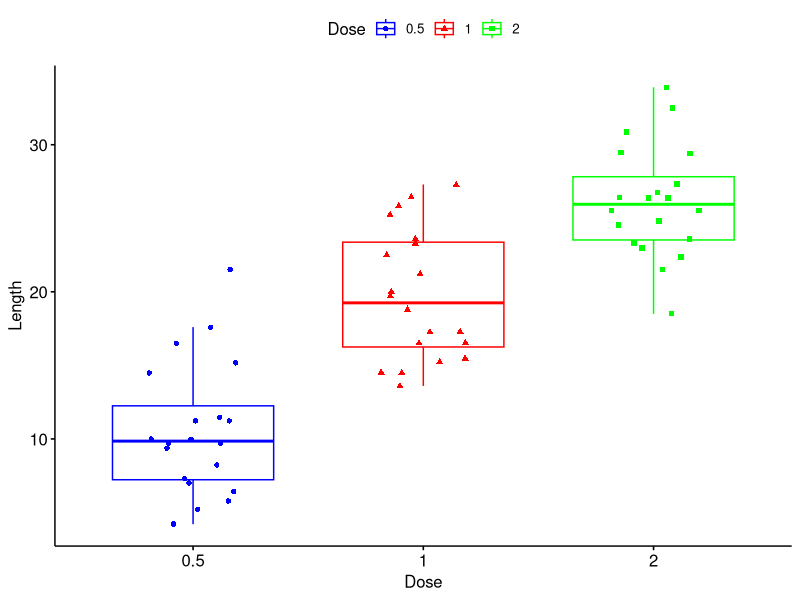
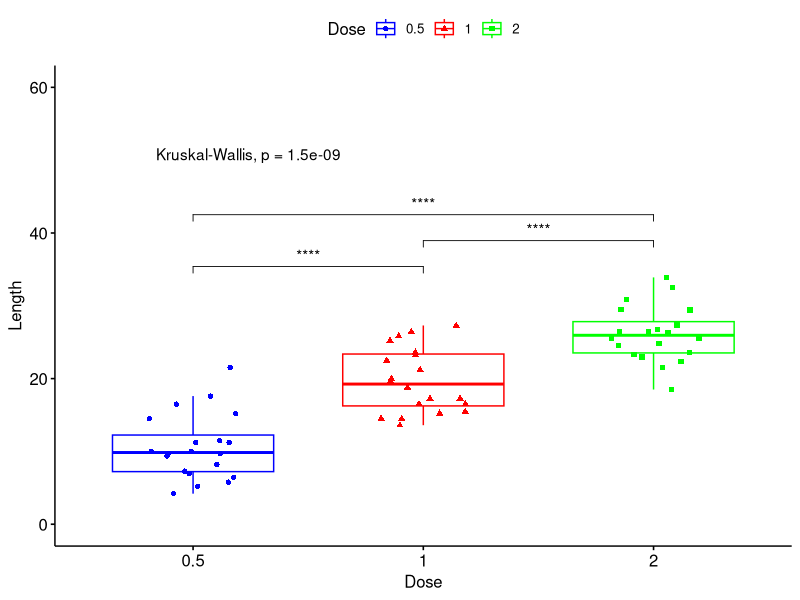
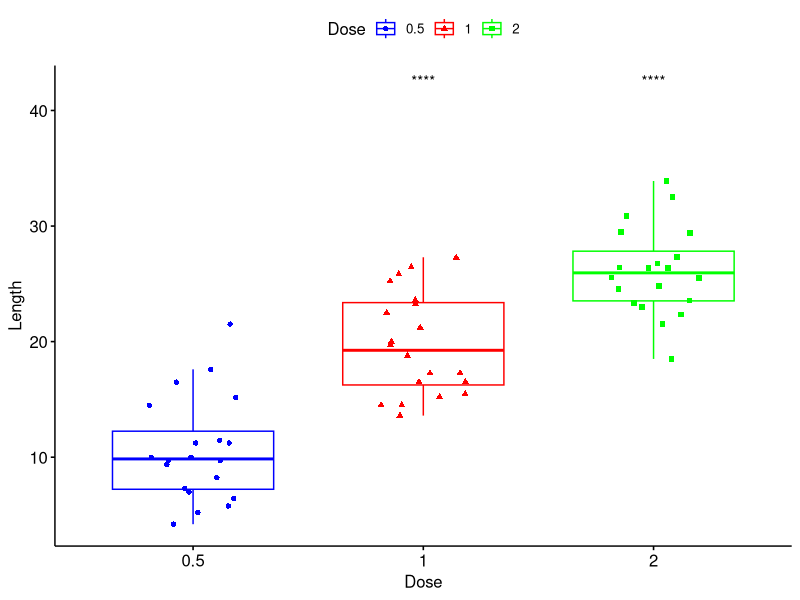
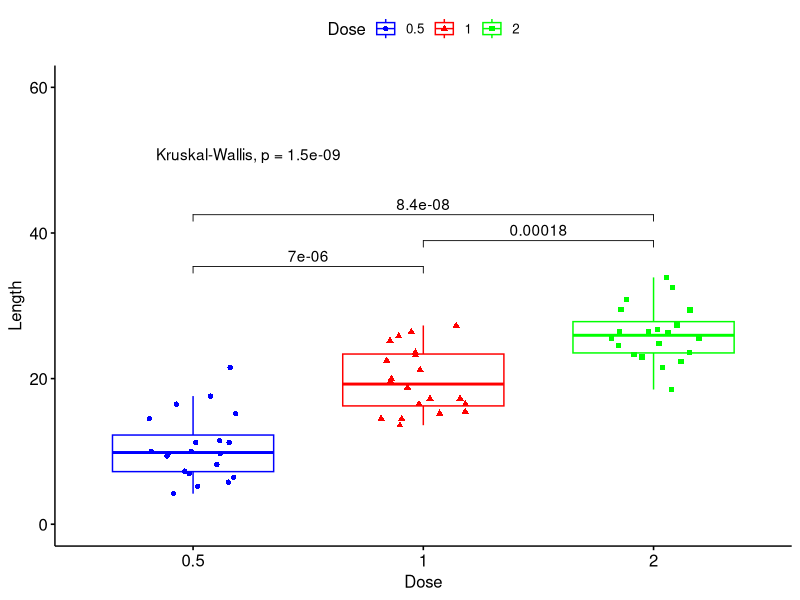
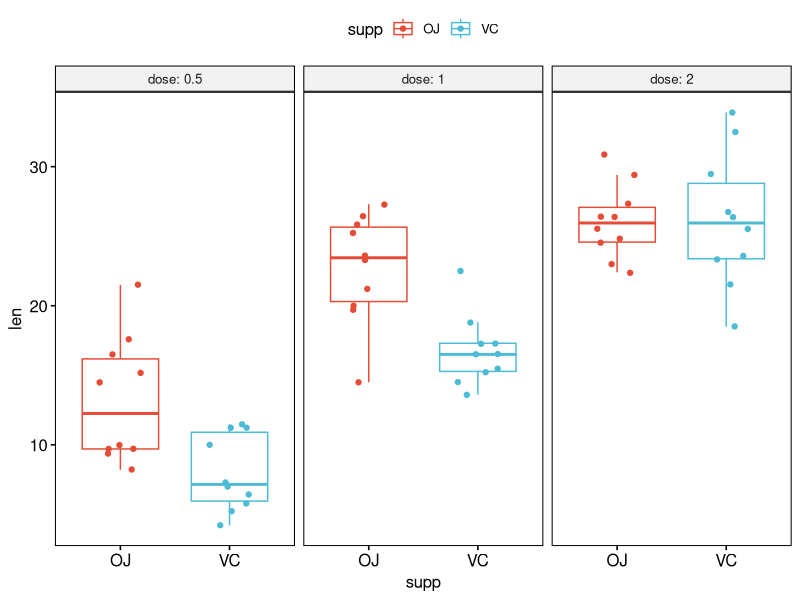
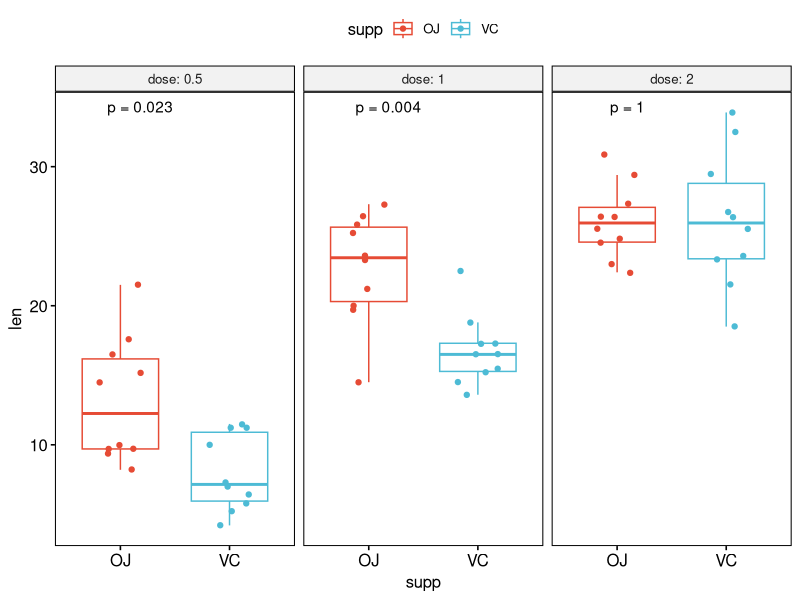
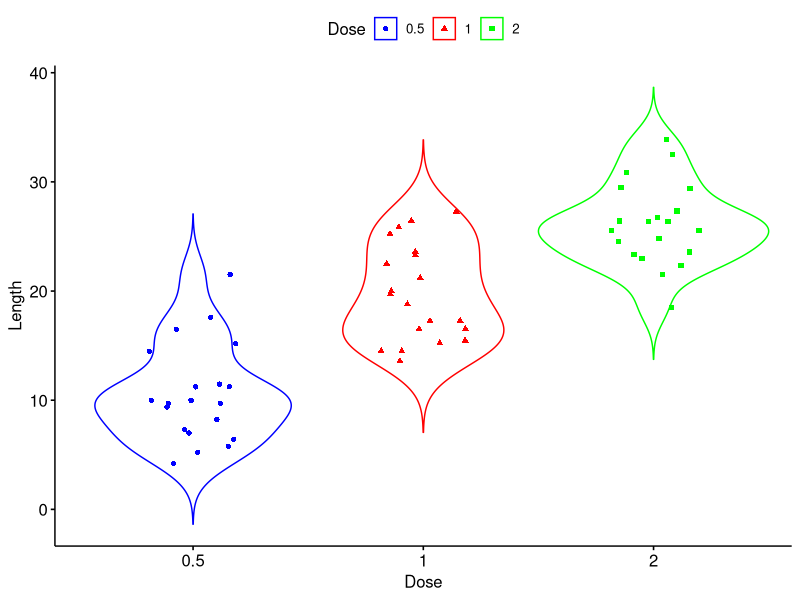
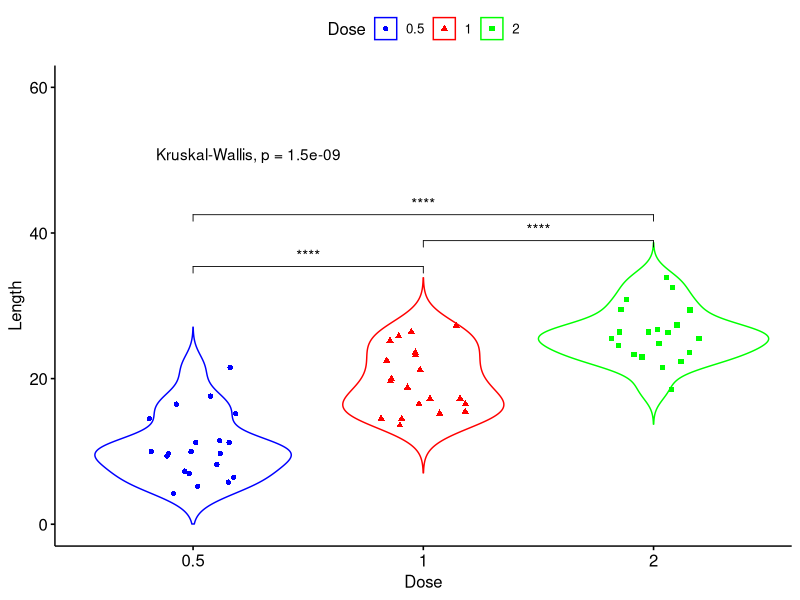

The R script that drew these images, in order:
# Publication ready Graphs (Part-3)

# Install following Packages

install.packages("readxl")
install.packages("tidyverse")
install.packages("ggpubr")

#Load All Packages

library(readxl)
library(tidyverse)
library(ggpubr)

# Load Data set in R
data("ToothGrowth")

# 1-Boxplot with jitter points and means comparisons

#S imple boxplot
p1 <- ggboxplot(ToothGrowth, x = "dose", y = "len",
          color = "dose", palette = c("blue", "red", "green"),
          add = "jitter", shape = "dose",
          xlab = "Dose", ylab = "Length", legend.title = "Dose")
p1

# Showing mean comparisons
# Specify the comparisons you want

my_comparisons <- list( c("0.5", "1"), c("1", "2"), c("0.5", "2"))

# Show significant stars
p1 + stat_compare_means(comparisons = my_comparisons,
                        method = "t.test",
                        label = "p.signif",
                        )+ # Add pairwise comparisons p-value
  stat_compare_means(label.y = 50)+ylim(0,60) # Add global p-value

# against control treatment or reference group
p1 + stat_compare_means(label.y = 42,
                        method = "t.test",
                        label = "p.signif",
                        ref.group = "0.5") # Add global p-value
# Show p-values

p1 <- p1 + stat_compare_means(comparisons = my_comparisons)+
  stat_compare_means(label.y = 50)+ylim(0,60) # Add global p-value
p1

# Multiple grouping variable

# Box plot facetted by "dose"
p2 <- ggboxplot(ToothGrowth, x = "supp", y = "len",
                color = "supp", palette = "npg",
                add = "jitter",
                facet.by = "dose", short.panel.labs = FALSE)
p2

# Use only p.format as label. Remove method name.
p2 <- p2 + stat_compare_means(
  aes(label = paste0("p = ", ..p.format..)))
p2

# Making violin plots
# violin plots

p3 <- ggviolin(ToothGrowth, x = "dose", y = "len",
               color = "dose", palette = c("blue", "red", "green"),
               add = "jitter", shape = "dose",
               xlab = "Dose", ylab = "Length", legend.title = "Dose")
p3

# Showing mean comparisons
# Specify the comparisons you want

my_comparisons <- list( c("0.5", "1"), c("1", "2"), c("0.5", "2"))

# Show significant stars

p3 <- p3 + stat_compare_means(comparisons = my_comparisons,
                        method = "t.test",
                        label = "p.signif",)+ # Add pairwise comparisons p-value
  stat_compare_means(label.y = 50)+ylim(0,60)
p3

# violin plots with boxplots inside

p4 <- ggviolin(ToothGrowth, x = "supp", y = "len",
                fill = "supp", palette = "npg",
                add = "boxplot",
                facet.by = "dose", short.panel.labs = FALSE, add.params = list(fill = "white"))
p4

# Use only p.format as label. remove method name.

p4 <- p4 + stat_compare_means(
  aes(label = paste0("p = ", ..p.format..)))
p4

p4 <- p4 + stat_compare_means(
  aes(label = paste0(..p.signif..)))
p4

#Combine all plots

ggarrange(p1, p2, p3, p4 + rremove("x.text"),
          labels = c("A", "B", "C", "D"),
          ncol = 2, nrow = 2) %>% 
  ggexport(filename = "test.png", res = 200, width = 1600, height = 1200)

# 3 plots together

ggarrange(p1,                                                # First row with boxplot
          ggarrange(p2, p3, ncol = 2, labels = c("B", "C")), # Second row with violinplot
          nrow = 2, 
          labels = "A") %>%                                  # Labels of the boxplot
  ggexport(filename = "test2.png", res = 200, width = 1600, height = 1600)